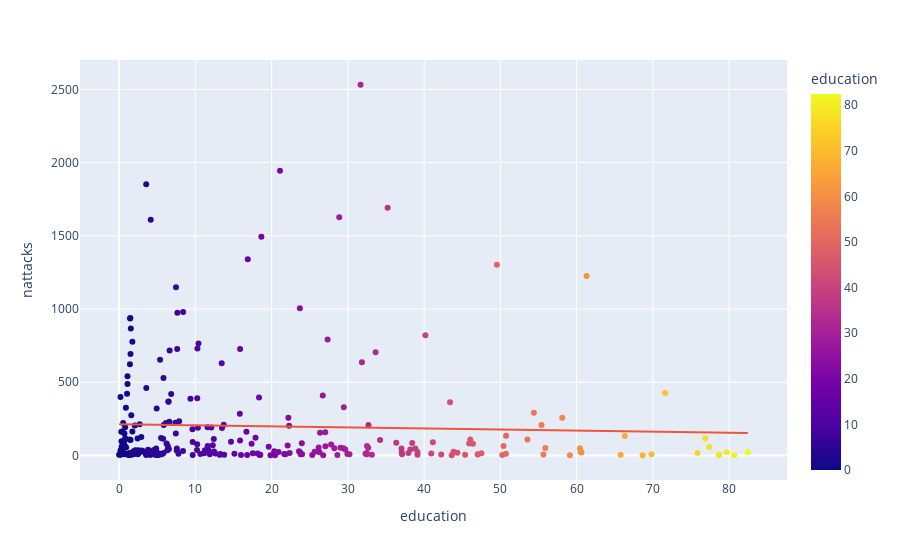

Notebook code cell kept with this figure:
### Code cell
fig = px.scatter(no_df_filt, x="education", y="nattacks", trendline="ols", color='education')
fig.show()

### Figure 1 — Plotly figure (JSON) as saved in the notebook; plotly's stock layout.template omitted (floating-point values rounded to 4 significant figures; data arrays with more than 128 entries replaced by an {"elided": "..."} marker saying what was removed)
{"data": [{"hovertemplate": "education=%{marker.color}<br>nattacks=%{y}<extra></extra>", "legendgroup": "", "marker": {"color": {"elided": "270 float values"}, "coloraxis": "coloraxis", "symbol": "circle"}, "mode": "markers", "name": "", "orientation": "v", "showlegend": false, "type": "scatter", "x": {"elided": "270 float values"}, "xaxis": "x", "y": {"elided": "270 int values"}, "yaxis": "y"}, {"hovertemplate": "<b>OLS trendline</b><br>nattacks = -0.706017 * education + 211.933<br>R<sup>2</sup>=0.001497<br><br>education=%{x}<br>nattacks=%{y} <b>(trend)</b><extra></extra>", "legendgroup": "", "marker": {"symbol": "circle"}, "mode": "lines", "name": "", "showlegend": false, "type": "scatter", "x": {"elided": "270 float values"}, "xaxis": "x", "y": {"elided": "270 float values"}, "yaxis": "y"}], "layout": {"coloraxis": {"colorbar": {"title": {"text": "education"}}, "colorscale": [[0, "#0d0887"], [0.1111, "#46039f"], [0.2222, "#7201a8"], [0.3333, "#9c179e"], [0.4444, "#bd3786"], [0.5556, "#d8576b"], [0.6667, "#ed7953"], [0.7778, "#fb9f3a"], [0.8889, "#fdca26"], [1, "#f0f921"]]}, "legend": {"tracegroupgap": 0}, "margin": {"t": 60}, "xaxis": {"anchor": "y", "domain": [0, 1], "title": {"text": "education"}}, "yaxis": {"anchor": "x", "domain": [0, 1], "title": {"text": "nattacks"}}}}
